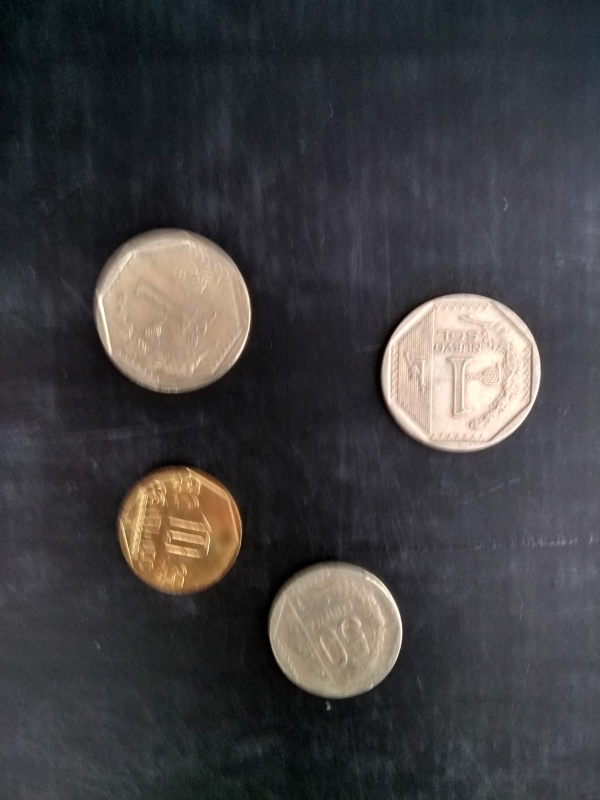
#> input picture monedas/260.jpeg, 1200 x 1600 px, found by its file name (shown at 1/2 size); the run also reads 3 pictures not shown here
$ jupyter execute --allow-errors DetectorDeMonedas.ipynb
#> lines starting #> are read from the running program, lines starting #| are printed output that depends on the picture; after the words box and inside, x2 and y2 are one past the last pixel; in counts of white or black regions, pixels touching at a corner belong together
<a href="https://colab.research.google.com/github/SergioVillarruel/Contador-de-Monedas/blob/master/DetectorDeMonedas.ipynb" target="_parent"></a>

### Autor: Sergio Villarruel Vásquez
---
##Sistema de detección y conteo de Monedas
###Por ahora solo detecta monedas de 10 centimos ,50 centimos y 1 sol

[cell 1]
import numpy as np
import skimage
from skimage.exposure import histogram, cumulative_distribution, equalize_hist
from skimage.filters import threshold_otsu, threshold_local, median, hessian
from skimage.io import imread
from skimage.color import rgb2hsv
from skimage import measure, morphology
from scipy import ndimage
import matplotlib.pyplot as plt
import cv2

##Lectura de la imagen

[cell 2]
# [9 lines of commented-out code are left out]
im = imread("260.jpeg") #Cambiar imagen a procesar
#> im is the input picture: shape (1600, 1200, 3); mean R, G, B 65.9, 63.8, 65.2
plt.imshow(im)
plt.show()

##Histograma de la imagen normalizado

[cell 3]
plt.figure()
plt.plot(histogram(im, normalize=True)[0])
plt.show()
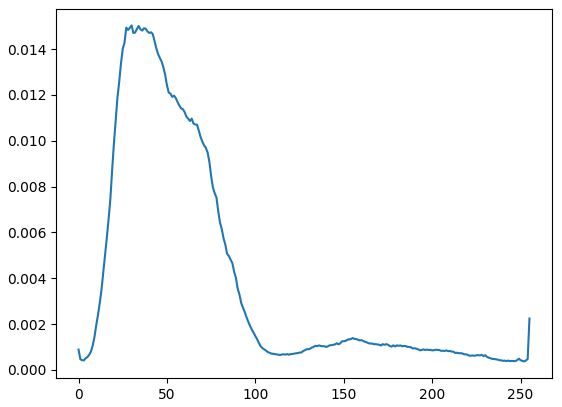
#> figure drawn by matplotlib, 1 panel; curve peaks at x = 30, y = 0.015

##Encontramos el umbral adecuado

[cell 4]
im1 = im[:,:,0]
th = threshold_otsu(im1)
#> th = 120
im_th = (im1 > th)*1.0
#> im_th: shape (1600, 1200) float64; values 0 (black) and 1 (white), 13.5% white; 15 white regions (9 under 20 px), largest, box (x1, y1, x2, y2) and area: (763, 587, 1082, 904) 79382, (192, 462, 502, 786) 77613, (539, 1131, 805, 1393) 54800, (238, 935, 484, 1185) 46461, (1123, 1079, 1130, 1089) 45, (1180, 1072, 1186, 1085) 40
plt.imshow(im_th,cmap='gray')
plt.show()
print("El threshold óptimo es {}".format(th))
#| El threshold óptimo es 120

##Trabajando con los componentes HSV

[cell 5]
def rgb_to_hsv(r,g,b):
    rgb_color = np.uint8([[[r,g,b]]])
    hsv_color = cv2.cvtColor(rgb_color,cv2.COLOR_BGR2HSV)
    print (hsv_color)
rgb_to_hsv(214,211,196)

##Capturando las monedas de 10 centimos

[cell 6]
im_hsv = cv2.cvtColor(im, cv2.COLOR_BGR2HSV)
#> im_hsv: shape (1600, 1200, 3); mean H, S, V 64.6, 47, 72.4

lower_bound = np.array([85,75,0]) #Limite inferior de Matiz, Saturación y Brillo
upper_bound = np.array([110,255,255]) #Limite superior de Matiz, Saturación y Brillo

mascara = cv2.inRange(im_hsv, lower_bound, upper_bound)
#> mascara: shape (1600, 1200); 3.6% white; 366 white regions (289 under 20 px), largest, box (x1, y1, x2, y2) and area: (233, 929, 500, 1190) 52189, (319, 611, 374, 736) 3367, (260, 594, 324, 707) 2109

im_10 = cv2.bitwise_and(im,im, mask= mascara)

plt.imshow(im_10, cmap='gray')
plt.show()

[cell 7]
im_th_10 = (im_10[:,:,0] > th)*1.0
#> im_th_10: shape (1600, 1200) float64; values 0 (black) and 1 (white), 3% white; 176 white regions (133 under 20 px), largest, box (x1, y1, x2, y2) and area: (238, 935, 483, 1185) 46283, (319, 611, 374, 736) 3367, (260, 594, 324, 707) 2109
plt.imshow(im_th_10,cmap='gray')
plt.show()

[cell 8]
label_10 = measure.label(im_th_10)
#> label_10: shape (1600, 1200) int64; 177 distinct labels, from 0 to 176
im_th_10 = morphology.remove_small_objects(label_10,4000)
#> im_th_10: shape (1600, 1200) int64; values 0 (black) and 159 (white), 2.4% white; 1 white region, box (x1, y1, x2, y2) and area: (238, 935, 483, 1185) 46283
im_th_10 = ndimage.binary_fill_holes(im_th_10)
#> im_th_10: shape (1600, 1200) bool; 2.4% white; 1 white region, box (x1, y1, x2, y2) and area: (238, 935, 483, 1185) 46431
plt.imshow(im_th_10,cmap='gray')

##Capturando las monedas de 50 centimos y 1 sol

[cell 9]
lower_bound = np.array([85,0,0])#Limite inferior de Matiz, Saturación y Brillo
upper_bound = np.array([110,66,255])#Limite superior de Matiz, Saturación y Brillo

mascara = cv2.inRange(im_hsv, lower_bound, upper_bound)
#> mascara: shape (1600, 1200); 8.5% white; 361 white regions (281 under 20 px), largest, box (x1, y1, x2, y2) and area: (762, 590, 1080, 902) 77489, (536, 1122, 806, 1408) 50791, (187, 458, 504, 788) 27329

im_501 = cv2.bitwise_and(im,im, mask= mascara)

plt.imshow(im_501, cmap='gray')
plt.show()

[cell 10]
im_th_501 = (im_501[:,:,0] > th)*1.0
#> im_th_501: shape (1600, 1200) float64; values 0 (black) and 1 (white), 8% white; 147 white regions (110 under 20 px), largest, box (x1, y1, x2, y2) and area: (763, 590, 1080, 902) 77143, (539, 1131, 805, 1393) 47128, (192, 463, 502, 786) 24707
plt.imshow(im_th_501,cmap='gray')
plt.show()

[cell 11]
label_501 = measure.label(im_th_501)
#> label_501: shape (1600, 1200) int64; 148 distinct labels, from 0 to 147
im_th_501 = morphology.remove_small_objects(label_501,4000)
#> im_th_501: shape (1600, 1200) int64; 4 distinct labels, from 0 to 131
im_th_501 = ndimage.binary_fill_holes(im_th_501)
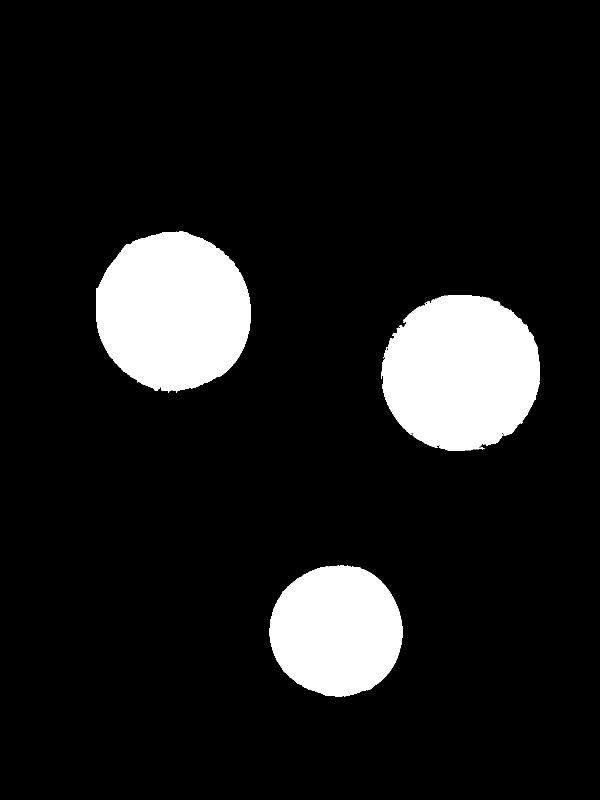
#> im_th_501: shape (1600, 1200) bool (shown at 1/2 size); 10.9% white; 3 white regions, box (x1, y1, x2, y2) and area: (763, 590, 1080, 902) 77634, (192, 463, 502, 786) 77456, (539, 1131, 805, 1393) 54794
plt.imshow(im_th_501,cmap='gray')

##Contando las monedas

[cell 12]
# n Monedas de 0.1, n Monedas de 0.5, n Monedas de 1
monedas = [0,0,0]

Contando las monedas de 10 centimos

[cell 13]
label_10 = measure.label(im_th_10)
n_components = label_10.max()
#> n_components = 1
plt.imshow(label_10)

[cell 14]
sizes = []
for i in range(n_components+1):
    sizes.append(np.sum(label_10==i))
#> after the loop, sizes = [1873569, 46431]
sizes = np.array(sizes)
sizes = sizes[(sizes >= 3000) & (sizes <=100000 )]
#> sizes = [46431]
sizes.sort()
sizes
#> Out = [46431]

[cell 15]
for coin in sizes:
    monedas[0] += 1
#> this loop made 1 pass
#> after the loop, monedas = [1, 0, 0]

Contando las monedas de 0.5 centimos y 1 sol

[cell 16]
label_501 = measure.label(im_th_501)
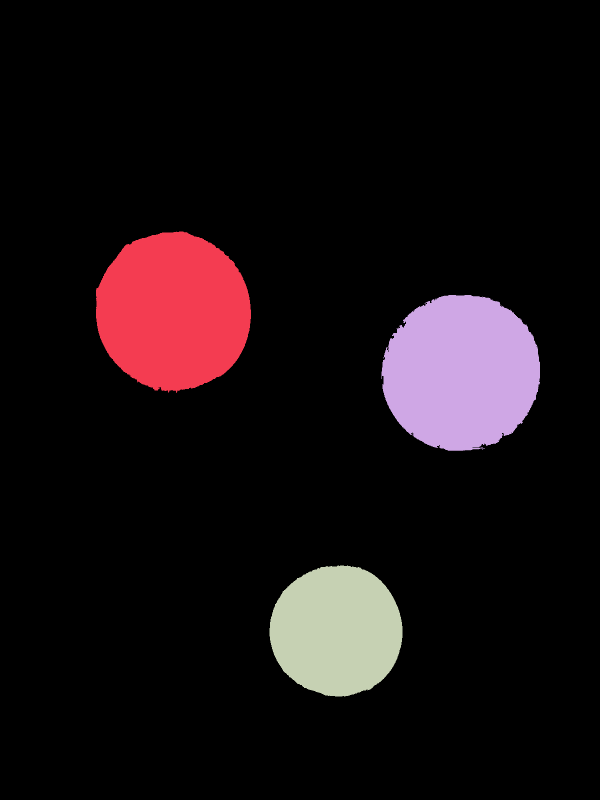
#> label_501: shape (1600, 1200) int32 (shown at 1/2 size); 4 distinct labels, from 0 to 3; one colour per label, 0 black
n_components = label_501.max()
#> n_components = 3
plt.imshow(label_501)

[cell 17]
sizes = []
for i in range(n_components+1):
    sizes.append(np.sum(label_501==i))
#> after the loop, sizes = [1710116, 77456, 77634, 54794]
sizes = np.array(sizes)
sizes = sizes[(sizes >= 20000) & (sizes <=100000 )]
#> sizes = [77456, 77634, 54794]
sizes.sort()
sizes
#> Out = [54794, 77456, 77634]

[cell 18]
index = 0
for coin in sizes:
    if coin < sizes[-1]-8000:
        monedas[1] += 1
    else:
        monedas[2] += 1

    index += 1
#> this loop made 3 passes
#> coin on passes 1 to 3: 54794, 77456, 77634
#> after the loop, index = 3; monedas = [1, 1, 2]

##Resultado Final

[cell 19]
c10, c50, s1 = monedas[0], monedas[1], monedas[2]
#> c10 = 1; c50 = 1; s1 = 2
monto_total = s1 * 1+ c10 * 0.1 + c50 * 0.5
#> monto_total = 2.6
print("Hay",s1,"monedas de un sol")
#| Hay 2 monedas de un sol
print("Hay",c50,"monedas de cincuenta centimos")
#| Hay 1 monedas de cincuenta centimos
print("Hay",c10,"monedas de diez centimos")
#| Hay 1 monedas de diez centimos
print("El monto total es",monto_total)
#| El monto total es 2.6
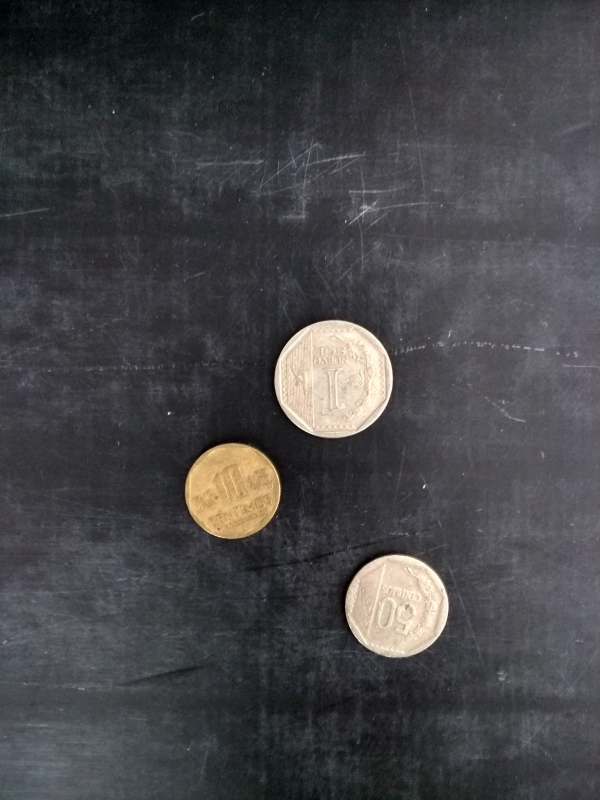
#> input picture monedas/160.jpeg, 1200 x 1600 px, found by its file name (shown at 1/2 size)
#> further down, im_test is the input picture: shape (1600, 1200, 3); mean R, G, B 69.6, 69, 71.9

##Implementación del sistema

[cell 20]
def get_component_sizes(im,n):
    labels = measure.label(im)
    n_components = labels.max()
    sizes = []
    for i in range(n_components+1):
        sizes.append(np.sum(labels==i))
    sizes = np.array(sizes)
    sizes = sizes[(sizes >= n) & (sizes <=100000 )]
    sizes.sort()
    return sizes

[cell 21]
def remover_residuos(im,min_size):
    objects = measure.label(im)
    im = morphology.remove_small_objects(objects,min_size)
    return im

[cell 22]
def contar_monedas(im):

    im1 = im[:,:,0]
    th = threshold_otsu(im1)
#> th = 142
    im_th = (im1 > th)*1.0
#> im_th: shape (1600, 1200) float64; values 0 (black) and 1 (white), 5.5% white; 75 white regions (66 under 20 px), largest, box (x1, y1, x2, y2) and area: (549, 640, 786, 876) 43959, (691, 1110, 898, 1315) 33249, (370, 887, 561, 1078) 28517

    im_hsv = cv2.cvtColor(im, cv2.COLOR_BGR2HSV)
#> im_hsv: shape (1600, 1200, 3); mean H, S, V 93.2, 31.1, 75.1
    lower_bound = np.array([85,75,60])
#> lower_bound = [85, 75, 60]
    upper_bound = np.array([110,255,255])
#> upper_bound = [110, 255, 255]


    mascara = cv2.inRange(im_hsv, lower_bound, upper_bound)
#> mascara: shape (1600, 1200); 1.5% white; 71 white regions (70 under 20 px), largest, box (x1, y1, x2, y2) and area: (369, 885, 564, 1080) 29226
    im_10 = cv2.bitwise_and(im,im, mask= mascara)

    lower_bound = np.array([85,0,0])
#> lower_bound = [85, 0, 0]
    upper_bound = np.array([110,66,255])
#> upper_bound = [110, 66, 255]

    mascara = cv2.inRange(im_hsv, lower_bound, upper_bound)
#> mascara: shape (1600, 1200); 4.2% white; 168 white regions (147 under 20 px), largest, box (x1, y1, x2, y2) and area: (548, 633, 788, 881) 45318, (690, 1104, 900, 1319) 34759, (410, 881, 418, 895) 80
    im_501 = cv2.bitwise_and(im,im, mask= mascara)

    im_th_501 = (im_501[:,:,0] > th)*1.0
#> im_th_501: shape (1600, 1200) float64; values 0 (black) and 1 (white), 4% white; 17 white regions (12 under 20 px), largest, box (x1, y1, x2, y2) and area: (549, 640, 786, 876) 43934, (691, 1110, 898, 1315) 33213, (413, 1061, 443, 1075) 61, (551, 994, 559, 1022) 38, (558, 971, 561, 993) 24
    im_th_10 =  (im_10[:,:,0] > th)*1.0
#> im_th_10: shape (1600, 1200) float64; values 0 (black) and 1 (white), 1.5% white; 15 white regions (14 under 20 px), largest, box (x1, y1, x2, y2) and area: (370, 887, 559, 1078) 28185

    im_th_501 = remover_residuos(im_th_501,4000)
#> in remover_residuos, `objects = measure.label(im)`:
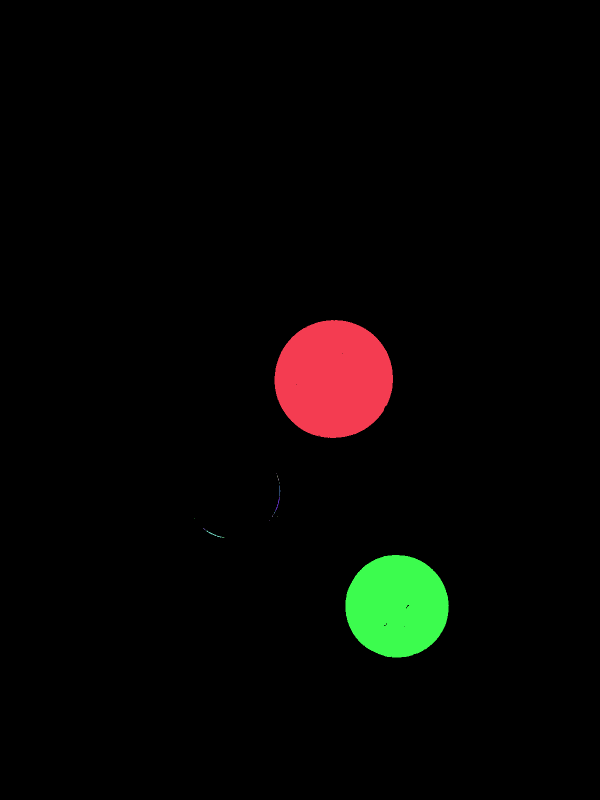
#> objects: shape (1600, 1200) int64 (shown at 1/2 size); 18 distinct labels, from 0 to 17; one colour per label, 0 black
    im_th_501 = ndimage.binary_fill_holes(im_th_501)
#> im_th_501: shape (1600, 1200) bool; 4% white; 2 white regions, box (x1, y1, x2, y2) and area: (549, 640, 786, 876) 43937, (691, 1110, 898, 1315) 33236

    im_th_10 = remover_residuos(im_th_10,4000)
    im_th_10 = ndimage.binary_fill_holes(im_th_10)
#> im_th_10: shape (1600, 1200) bool; 1.5% white; 1 white region, box (x1, y1, x2, y2) and area: (370, 887, 559, 1078) 28204

    sizes_50 = get_component_sizes(im_th_501,20000)
#> in get_component_sizes, `n_components = labels.max()`: n_components = 2
#> after the loop in get_component_sizes, `for i in range(n_components+1):`: sizes = [1842827, 43937, 33236]
#> in get_component_sizes, `sizes = sizes[(sizes >= n) & (sizes <=100000 )]`: sizes = [43937, 33236]
#> sizes_50 = [33236, 43937]
    sizes_10 = get_component_sizes(im_th_10,3000)
#> sizes_10 = [28204]

    monedas = [0,0,0]

    for coin in sizes_10:
        monedas[0] += 1
#> this loop made 1 pass
#> after the loop, monedas = [1, 0, 0]
    index = 0
    for coin in sizes_50:
        if coin < sizes_50[-1]-8000:
            monedas[1] += 1
        else:
            monedas[2] += 1
        index += 1
#> this loop made 2 passes
#> (coin, index) on passes 1 to 2: (33236, 1), (43937, 2)
#> after the loop, index = 2; monedas = [1, 1, 1]

    c10, c50, s1 = monedas[0], monedas[1], monedas[2]
#> c10 = 1; c50 = 1; s1 = 1
    monto_total = s1 * 1+ c10 * 0.1 + c50 * 0.5
#> monto_total = 1.6
    print("Hay",s1,"monedas de un sol")
#| Hay 1 monedas de un sol
    print("Hay",c50,"monedas de cincuenta centimos")
#| Hay 1 monedas de cincuenta centimos
    print("Hay",c10,"monedas de diez centimos")
#| Hay 1 monedas de diez centimos
    print("El monto total es",monto_total)
#| El monto total es 1.6

#TESTING

[cell 23]
im_test = imread('160.jpeg') #1.60 1 1 1
contar_monedas(im_test)
im_test = imread('170.jpeg') #1.70 2 1 1
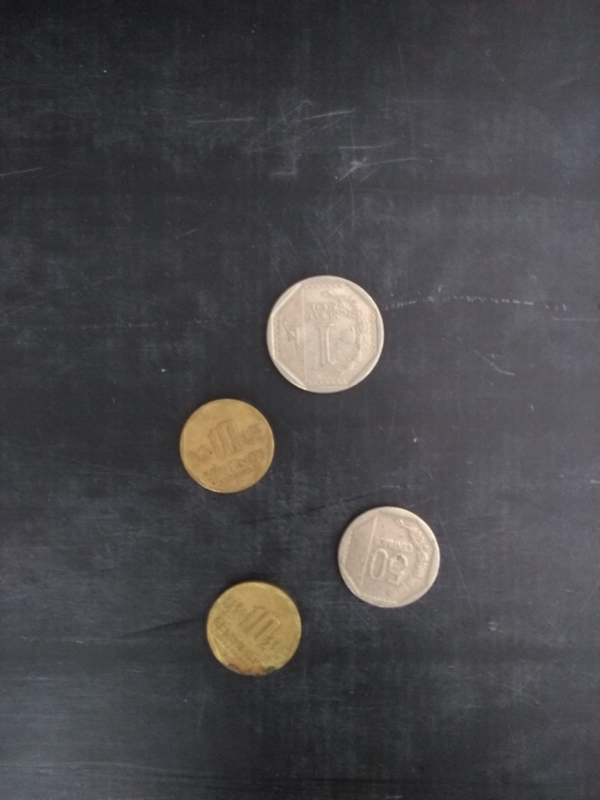
#> input picture monedas/170.jpeg, 1200 x 1600 px, found by its file name (shown at 1/2 size)
#> im_test is the input picture: shape (1600, 1200, 3); mean R, G, B 73.6, 71.8, 74
contar_monedas(im_test)
#> in contar_monedas (call 2), `im1 = im[:,:,0]`:
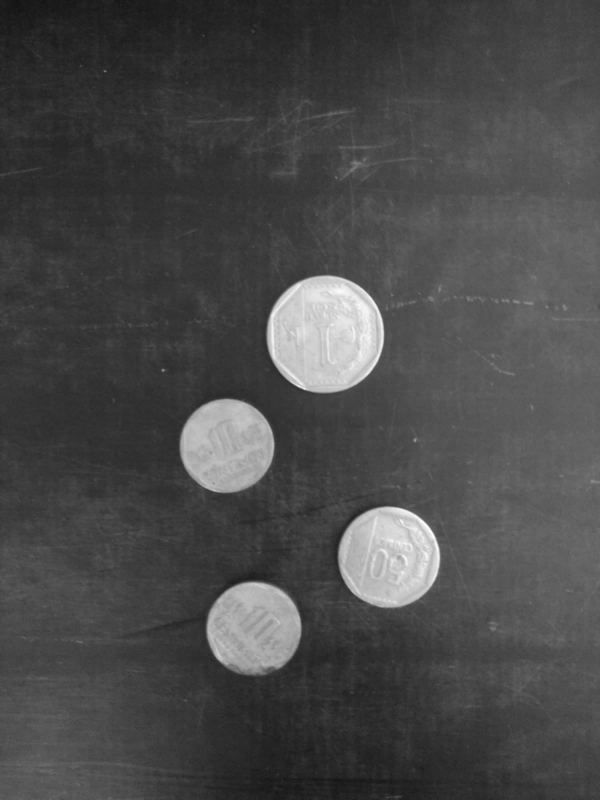
#> im1: shape (1600, 1200) (shown at 1/2 size); min 18, max 255, mean 73.6
#> in contar_monedas (call 2), `th = threshold_otsu(im1)`: th = 127
#> in contar_monedas (call 2), `im_th = (im1 > th)*1.0`:
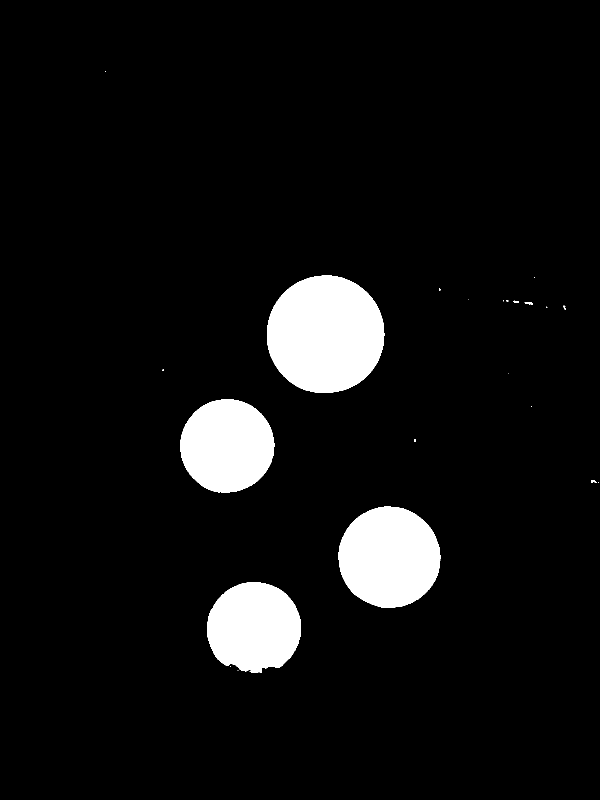
#> im_th: shape (1600, 1200) float64 (shown at 1/2 size); values 0 (black) and 1 (white), 6.8% white; 22 white regions (13 under 20 px), largest, box (x1, y1, x2, y2) and area: (534, 551, 769, 786) 43580, (677, 1013, 881, 1215) 32344, (361, 798, 549, 985) 27539
#> in contar_monedas (call 2), `lower_bound = np.array([85,75,60])`: lower_bound = [85, 75, 60]
#> in contar_monedas (call 2), `upper_bound = np.array([110,255,255])`: upper_bound = [110, 255, 255]
#> in contar_monedas (call 2), `im_10 = cv2.bitwise_and(im,im, mask= mascara)`:
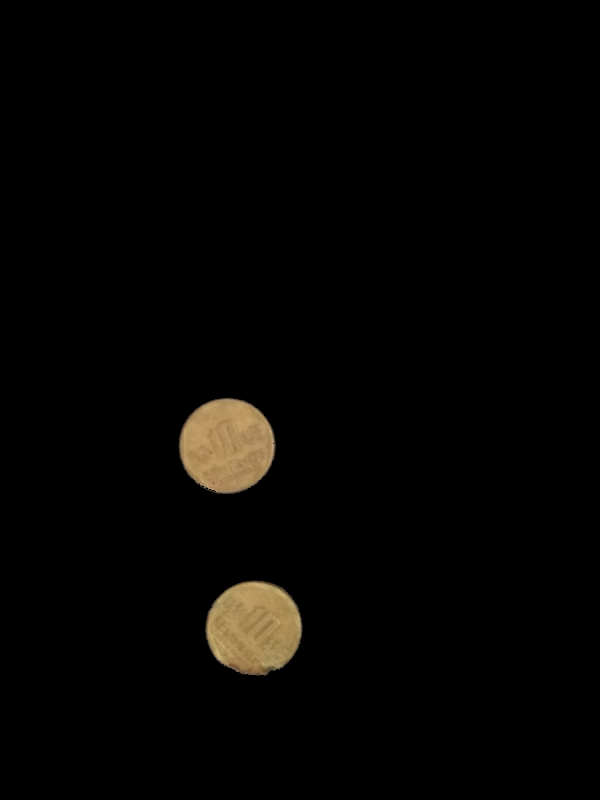
#> im_10: shape (1600, 1200, 3) (shown at 1/2 size); mean R, G, B 5.1, 4.2, 2.7
#> in contar_monedas (call 2), `lower_bound = np.array([85,0,0])`: lower_bound = [85, 0, 0]
#> in contar_monedas (call 2), `upper_bound = np.array([110,66,255])`: upper_bound = [110, 66, 255]
#> call 3 of remover_residuos, with min_size = 4000
#> in remover_residuos (call 3), `objects = measure.label(im)`:
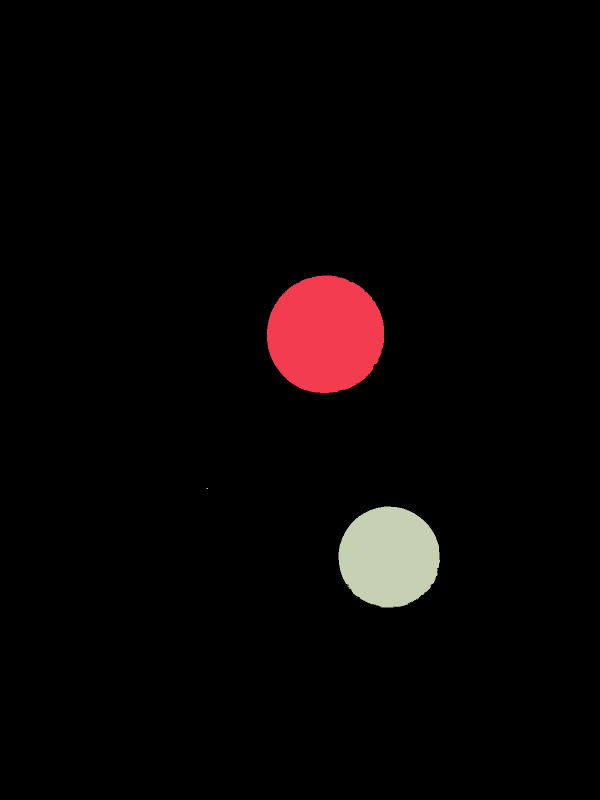
#> objects: shape (1600, 1200) int64 (shown at 1/2 size); 4 distinct labels, from 0 to 3; one colour per label, 0 black
#> in contar_monedas (call 2), `sizes_50 = get_component_sizes(im_th_501,20000)`: sizes_50 = [32073, 43425]
#> in contar_monedas (call 2), `sizes_10 = get_component_sizes(im_th_10,3000)`: sizes_10 = [26630, 27484]
#> the loop in contar_monedas (call 2), `for coin in sizes_10:` made 2 passes
#> coin on passes 1 to 2: 26630, 27484
#> after the loop in contar_monedas (call 2), `for coin in sizes_10:`: monedas = [2, 0, 0]
#> the loop in contar_monedas (call 2), `for coin in sizes_50:` made 2 passes
#> (coin, index) on passes 1 to 2: (32073, 1), (43425, 2)
#> after the loop in contar_monedas (call 2), `for coin in sizes_50:`: index = 2; monedas = [2, 1, 1]
#> in contar_monedas (call 2), `c10, c50, s1 = monedas[0], monedas[1], monedas[2]`: c10 = 2
#> in contar_monedas (call 2), `monto_total = s1 * 1+ c10 * 0.1 + c50 * 0.5`: monto_total = 1.7
#| Hay 1 monedas de un sol
#| Hay 1 monedas de cincuenta centimos
#| Hay 2 monedas de diez centimos
#| El monto total es 1.7
im_test = imread('180.jpeg') #1.80 3 1 1
contar_monedas(im_test)
#| Hay 1 monedas de un sol
#| Hay 1 monedas de cincuenta centimos
#| Hay 3 monedas de diez centimos
#| El monto total es 1.8
im_test = imread('190.jpeg') #1.90 4 1 1
contar_monedas(im_test)
#| Hay 1 monedas de un sol
#| Hay 1 monedas de cincuenta centimos
#| Hay 4 monedas de diez centimos
#| El monto total es 1.9
im_test = imread('260.jpeg') #2.60 1 1 2
contar_monedas(im_test)
#| Hay 2 monedas de un sol
#| Hay 1 monedas de cincuenta centimos
#| Hay 1 monedas de diez centimos
#| El monto total es 2.6
im_test = imread('270.jpeg') #2.70 2 1 2
contar_monedas(im_test)
#| Hay 2 monedas de un sol
#| Hay 1 monedas de cincuenta centimos
#| Hay 2 monedas de diez centimos
#| El monto total es 2.7
#> (the rest of this cell did not finish here and is left out)
